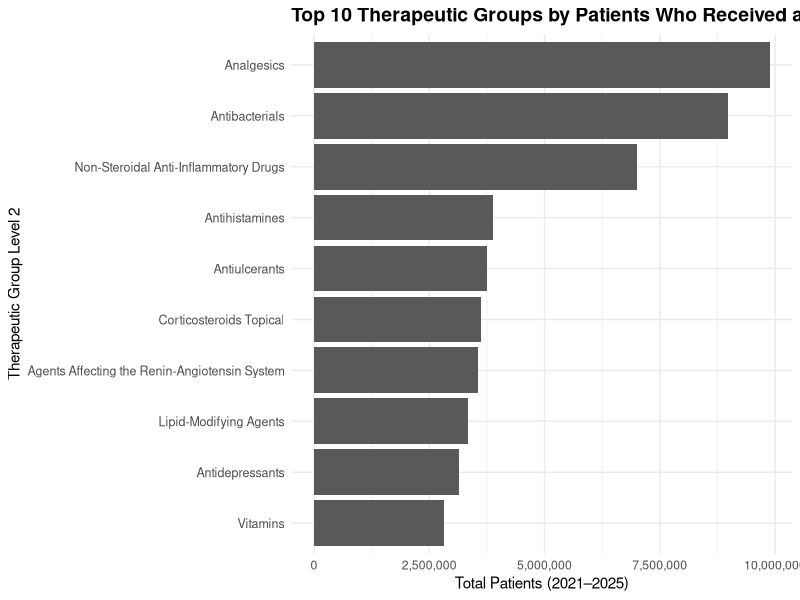
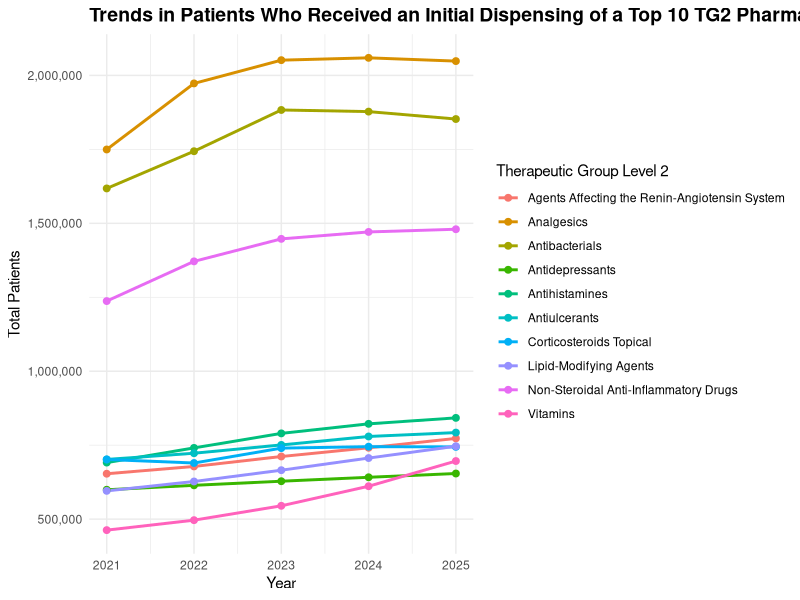
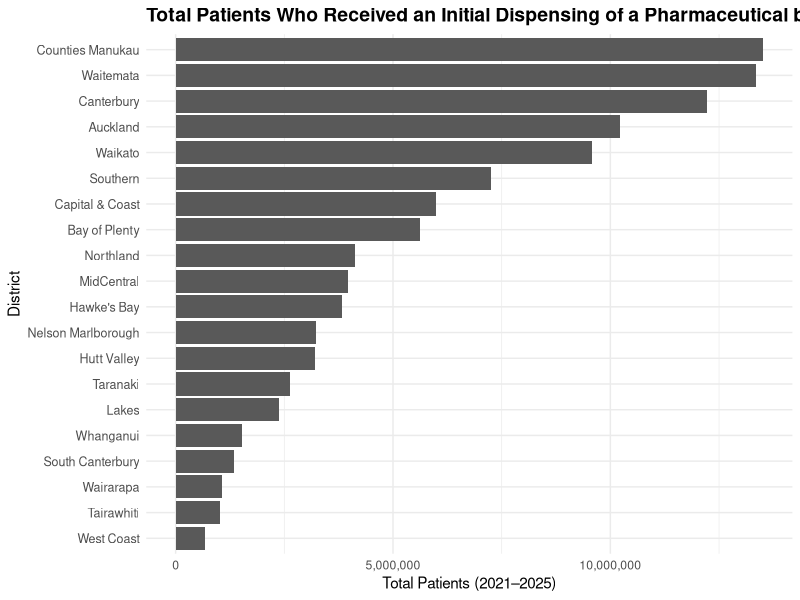
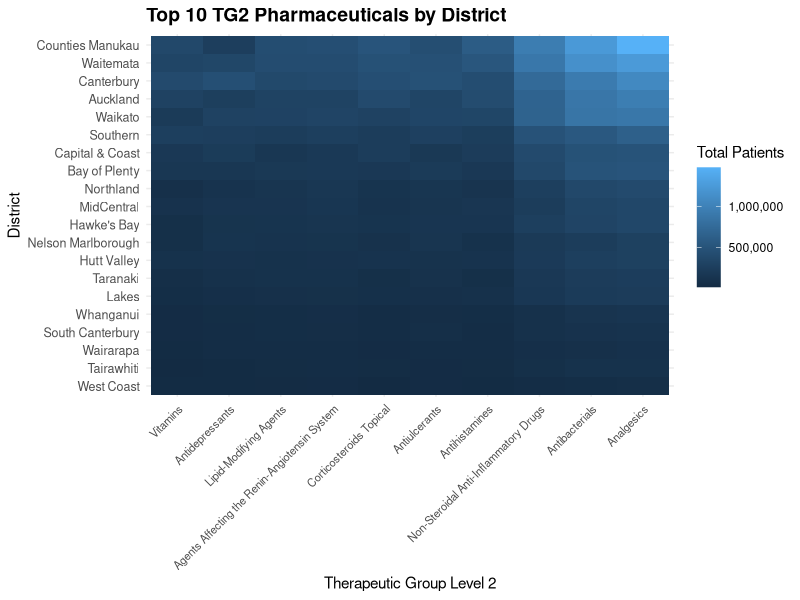
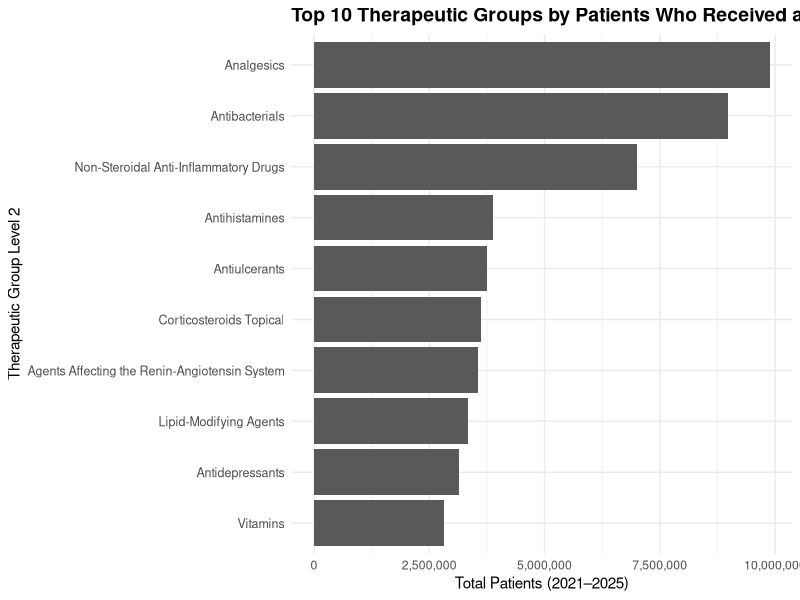
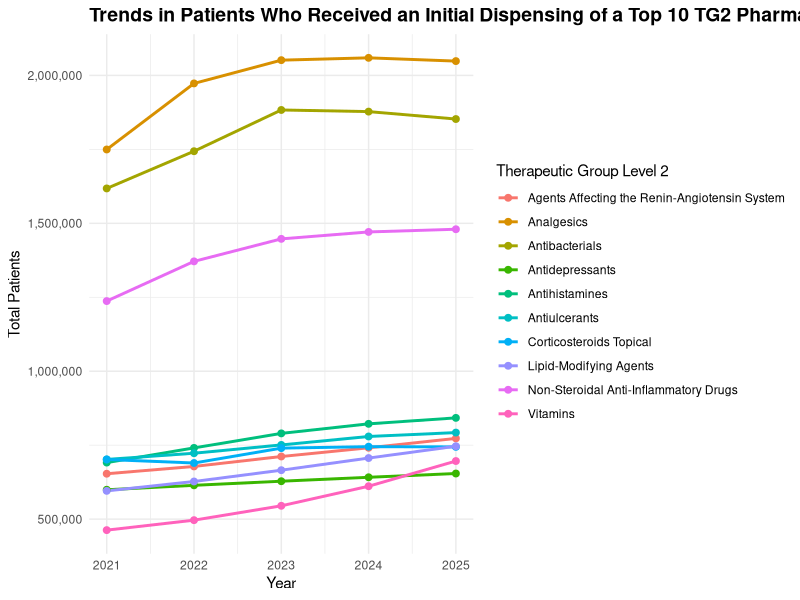
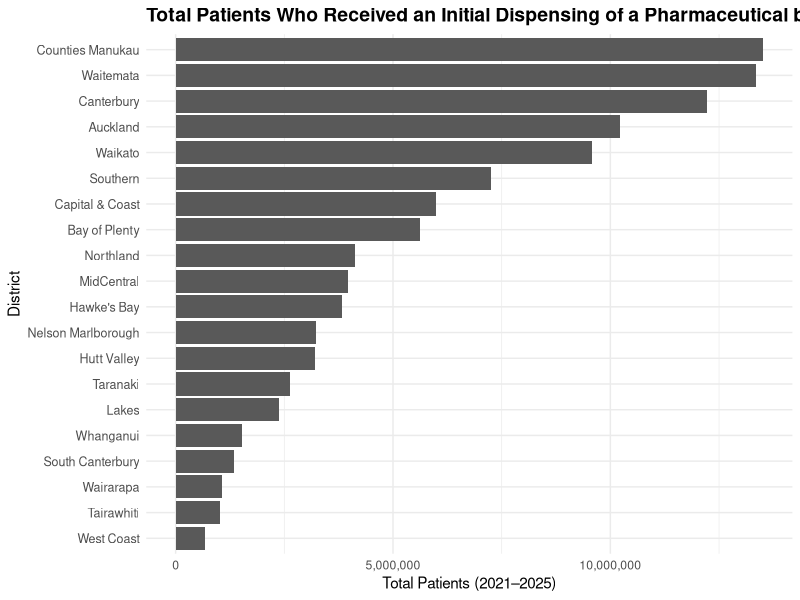
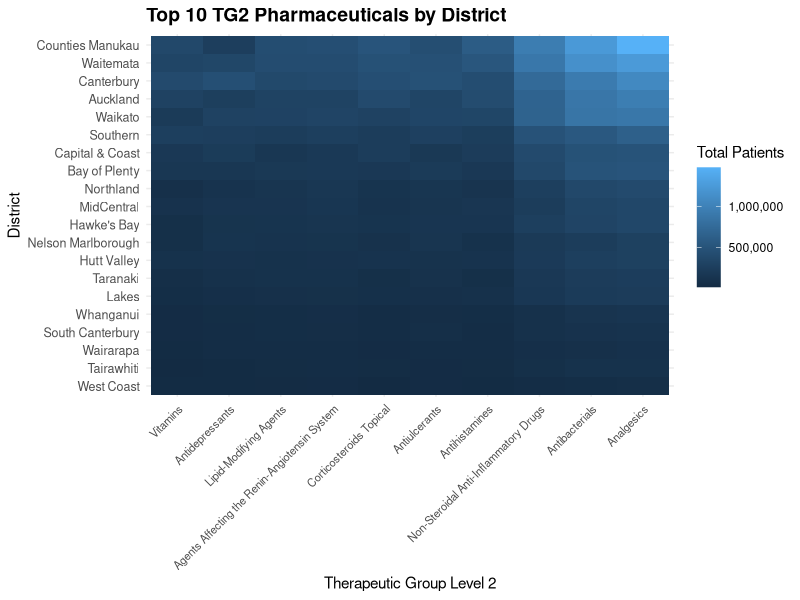

Generate these figures, in order, with R:
library(tidyverse)

# Load the main pharmaceutical data

pharms <- read.csv("Data_ByTG2.csv", header = TRUE)

head(pharms)
glimpse(pharms)
summary(pharms)

# Check missing values
colSums(is.na(pharms))

# Check number of rows and duplicated rows
nrow(pharms)
nrow(distinct(pharms))


# Convert NumDisps to numeric

# Values reported as "<6" do not provide an exact number.
# They are treated as missing for numerical analysis.

pharms <- pharms %>%
  mutate(
    NumDisps_num = if_else(
      NumDisps == "<6",
      NA_real_,
      as.numeric(NumDisps)),
    NumPpl_num = if_else(
      NumPpl == "<6",
      NA_real_,
      as.numeric(NumPpl)
    )
  )

# Number of "<6" values
sum(pharms$NumDisps == "<6", na.rm = TRUE)

# Missing values after conversion
sum(is.na(pharms$NumDisps_num))


# Identify the Top 10 Therapeutic Groups

top10 <- pharms %>%
  group_by(TherapeuticGrp2) %>%
  summarise(
    total_patients = sum(
      NumPpl_num,
      na.rm = TRUE
    ),
    .groups = "drop"
  ) %>%
  arrange(desc(total_patients)) %>%
  slice_head(n = 10)

top10


# Figure 1: Top 10 Therapeutic Groups

fig1 <- ggplot(
  top10,
  aes(
    x = reorder(
      TherapeuticGrp2,
      total_patients
    ),
    y = total_patients
  )
) +
  geom_col() +
  coord_flip() +
  scale_y_continuous(
    labels = scales::comma
  ) +
  labs(
    title = "Top 10 Therapeutic Groups by Patients Who Received an Initial Dispensing of a Pharmaceutical",
    x = "Therapeutic Group Level 2",
    y = "Total Patients (2021–2025)"
  ) +
  theme_minimal() +
  theme(
    plot.title = element_text(
      size = 14,
      face = "bold"
    ),
    axis.text.y = element_text(
      size = 9
    )
  )

fig1

ggsave(
  "top10_groups.png",
  fig1,
  width = 9,
  height = 6,
  dpi = 300
)


# Figure 2: Trends in the Top 10 Therapeutic Groups

trend_top10 <- pharms %>%
  filter(
    TherapeuticGrp2 %in% top10$TherapeuticGrp2
  ) %>%
  group_by(
    TherapeuticGrp2,
    YearDisp
  ) %>%
  summarise(
    total_patients = sum(
      NumPpl_num,
      na.rm = TRUE
    ),
    .groups = "drop"
  )

trend_top10


fig2 <- ggplot(
  trend_top10,
  aes(
    x = YearDisp,
    y = total_patients,
    group = TherapeuticGrp2,
    colour = TherapeuticGrp2
  )
) +
  geom_line(
    linewidth = 1
  ) +
  geom_point(
    size = 2
  ) +
  scale_y_continuous(
    labels = scales::comma
  ) +
  scale_x_continuous(
    breaks = 2021:2025
  ) +
  labs(
    title = "Trends in Patients Who Received an Initial Dispensing of a Top 10 TG2 Pharmaceutical",
    x = "Year",
    y = "Total Patients",
    colour = "Therapeutic Group Level 2"
  ) +
  theme_minimal() +
  theme(
    plot.title = element_text(
      size = 14,
      face = "bold"
    ),
    legend.position = "right"
  )

fig2

ggsave(
  "trend_top10.png",
  fig2,
  width = 9,
  height = 6,
  dpi = 300
)


# Load district-level data

district_data <- read.csv("Data_ByTG2_Regional.csv", header = TRUE)

head(district_data)
glimpse(district_data)

nrow(district_data)

unique(district_data$District)


# Convert NumDisps to numeric

district_data <- district_data %>%
  mutate(
    NumDisps_num = if_else(
      NumDisps == "<6",
      NA_real_,
      as.numeric(NumDisps)),
    NumPpl_num = if_else(
        NumPpl == "<6",
        NA_real_,
        as.numeric(NumPpl)
    )
  )


# Remove New Zealand total

district_data <- district_data %>%
  filter(
    District != "New Zealand"
  )

n_distinct(district_data$District)

unique(district_data$District)


# Figure 3: Total Initial Dispensings by District

district_total <- district_data %>%
  group_by(District) %>%
  summarise(
    total_patients = sum(
      NumPpl_num,
      na.rm = TRUE
    ),
    .groups = "drop"
  ) %>%
  arrange(desc(total_patients))

district_total


fig3 <- ggplot(
  district_total,
  aes(
    x = reorder(
      District,
      total_patients
    ),
    y = total_patients
  )
) +
  geom_col() +
  coord_flip() +
  scale_y_continuous(
    labels = scales::comma
  ) +
  labs(
    title = "Total Patients Who Received an Initial Dispensing of a Pharmaceutical by District",
    x = "District",
    y = "Total Patients (2021–2025)"
  ) +
  theme_minimal() +
  theme(
    plot.title = element_text(
      size = 14,
      face = "bold"
    ),
    axis.text.y = element_text(
      size = 9
    )
  )

fig3

ggsave(
  "district_total.png",
  fig3,
  width = 9,
  height = 6,
  dpi = 300
)


# Top 10 Therapeutic Groups by District

district_top10 <- district_data %>%
  filter(
    TherapeuticGrp2 %in% top10$TherapeuticGrp2
  ) %>%
  group_by(
    District,
    TherapeuticGrp2
  ) %>%
  summarise(
    total_patients = sum(
      NumPpl_num,
      na.rm = TRUE
    ),
    .groups = "drop"
  )

nrow(district_top10)

district_top10


# Create district order

district_order <- district_total %>%
  arrange(total_patients) %>%
  pull(District)

district_top10 <- district_top10 %>%
  mutate(
    District = factor(
      District,
      levels = district_order
    ),
    TherapeuticGrp2 = factor(
      TherapeuticGrp2,
      levels = rev(top10$TherapeuticGrp2)
    )
  )


# Figure 4: Top 10 Therapeutic Groups by District

fig4 <- ggplot(
  district_top10,
  aes(
    x = TherapeuticGrp2,
    y = District,
    fill = total_patients
  )
) +
  geom_tile() +
  scale_fill_continuous(
    labels = scales::comma
  ) +
  labs(
    title = "Top 10 TG2 Pharmaceuticals by District",
    x = "Therapeutic Group Level 2",
    y = "District",
    fill = "Total Patients"
  ) +
  theme_minimal() +
  theme(
    plot.title = element_text(
      size = 14,
      face = "bold"
    ),
    axis.text.x = element_text(
      angle = 45,
      hjust = 1,
      size = 8
    ),
    axis.text.y = element_text(
      size = 9
    )
  )

fig4

ggsave(
  "district_top10.png",
  fig4,
  width = 9,
  height = 7,
  dpi = 300
)


# Key results

top10

highest_districts <- district_total %>%
  slice_max(
    total_patients,
    n = 5
  )

highest_districts

lowest_districts <- district_total %>%
  slice_min(
    total_patients,
    n = 5
  )

lowest_districts


# Change from 2021 to 2025

change_top10 <- trend_top10 %>%
  group_by(
    TherapeuticGrp2
  ) %>%
  summarise(
    patients_2021 =
      total_patients[
        YearDisp == 2021
      ],
    patients_2025 =
      total_patients[
        YearDisp == 2025
      ],
    change =
      patients_2025 -
      patients_2021,
    percent_change =
      (
        patients_2025 -
          patients_2021
      ) /
      patients_2021 *
      100,
    .groups = "drop"
  ) %>%
  arrange(
    desc(change)
  )

change_top10


# Highest District + Therapeutic Group combinations

highest_combinations <- district_top10 %>%
  arrange(
    desc(total_patients)
  ) %>%
  slice_head(
    n = 10
  )

highest_combinations


# Lowest District + Therapeutic Group combinations

lowest_combinations <- district_top10 %>%
  arrange(
    total_patients
  ) %>%
  slice_head(
    n = 10
  )

lowest_combinations
